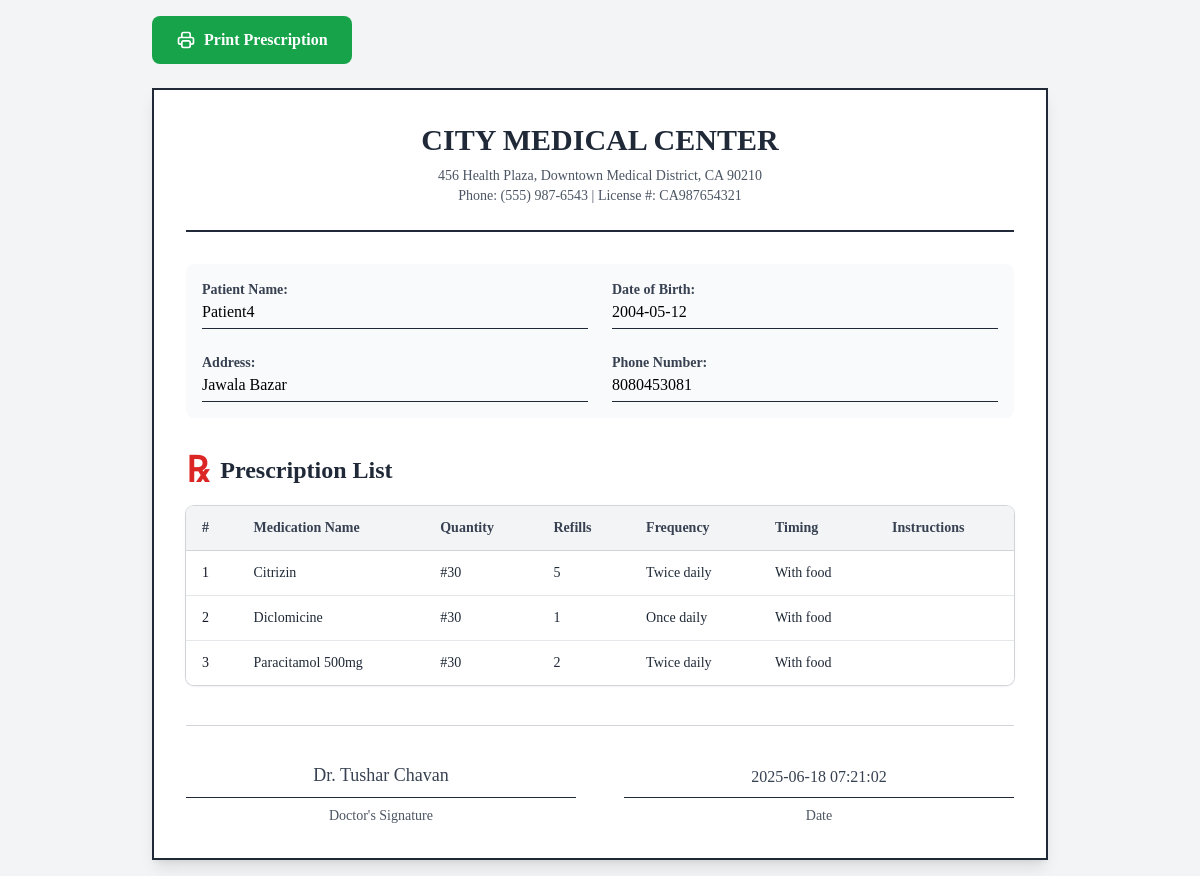
Screenshot of /prescription/6/3 (signed in) with the database file from the repository.
### tables this page shows
CREATE TABLE users (
            id INTEGER PRIMARY KEY AUTOINCREMENT,
            full_name TEXT NOT NULL,
            username TEXT NOT NULL,
            phone_number TEXT NOT NULL,
            address TEXT NOT NULL,
            dob TEXT NOT NULL,
            gender TEXT NOT NULL,
            bio TEXT,
            email TEXT UNIQUE NOT NULL,
            role TEXT NOT NULL,
            password TEXT NOT NULL
        );

### app.py (the view)
@app.route("/prescription/<int:patient_id>/<int:record_id>")
def view_prescription(patient_id, record_id):
    conn = sqlite3.connect("prescription.db")
    conn.row_factory = sqlite3.Row
    cursor = conn.cursor()
    table_name = f"prescription_patient_{patient_id}"
    try:
        cursor.execute(f"""
            SELECT medication_name, MAX(quantity) AS quantity, MAX(refills) AS refills,
                MAX(frequency) AS frequency, MAX(timing) AS timing, MAX(additional_instructions) AS additional_instructions,
                MAX(created_at) AS created_at,doctor_id
            FROM {table_name}
            WHERE record_id = ?
            GROUP BY medication_name
        """, (record_id,))
        prescriptions = cursor.fetchall()
        doctor_id = prescriptions[0]["doctor_id"] if prescriptions else None
        date = prescriptions[0]["created_at"] if prescriptions else None
    except sqlite3.OperationalError:
        return "Prescription table not found", 404
    finally:
        conn.close()
    patient_conn = sqlite3.connect("database.db")
    patient_conn.row_factory = sqlite3.Row
    patient_cursor = patient_conn.cursor()
    patient_cursor.execute("SELECT * FROM users WHERE id = ?", (patient_id,))
    patient_details = patient_cursor.fetchone()
    patient_cursor.execute("SELECT full_name FROM users WHERE id = ?",(doctor_id,))
    doctor_details = patient_cursor.fetchone()
    patient_conn.close()
    return render_template("Doctor/doctor_prescription.html",date = date, doctor=doctor_details, patient = patient_details, prescriptions=prescriptions)

### templates/Doctor/doctor_prescription.html (shortened to what this page needs)
<!DOCTYPE html>
<html lang="en">
<head>
  <script src="https://cdn.tailwindcss.com"></script>
</head>
<body class="bg-gray-100 p-4 font-serif">
  <div class="max-w-4xl mx-auto">
    <div class="no-print flex gap-4 mb-6">
      <button onclick="window.print()" class="bg-green-600 hover:bg-green-700 text-white font-bold py-3 px-6 rounded-lg flex items-center gap-2 transition-colors">
        Print Prescription
      </button>
    </div>
    <div class="bg-white border-2 border-gray-800 p-8 shadow-lg print:shadow-none print:border-black">
      <div class="text-center border-b-2 border-gray-800 pb-6 mb-8">
        <h1 class="text-3xl font-bold text-gray-800 mb-2">CITY MEDICAL CENTER</h1>
        <p class="text-sm text-gray-600">456 Health Plaza, Downtown Medical District, CA 90210</p>
        <p class="text-sm text-gray-600">Phone: (555) 987-6543 | License #: CA987654321</p>
      </div>
      <div class="grid grid-cols-1 md:grid-cols-2 gap-6 mb-8 bg-gray-50 p-4 rounded-lg">
        <div>
          <label class="block text-sm font-bold text-gray-700">Patient Name:</label>
          <div class="border-b border-gray-800 pb-1 text-base font-medium">{{patient.full_name}}</div>
        </div>
        <div>
          <label class="block text-sm font-bold text-gray-700">Date of Birth:</label>
          <div class="border-b border-gray-800 pb-1 text-base font-medium">{{patient.dob}}</div>
        </div>
        <div>
          <label class="block text-sm font-bold text-gray-700">Address:</label>
          <div class="border-b border-gray-800 pb-1 text-base font-medium">{{patient.address}}</div>
        </div>
        <div>
          <label class="block text-sm font-bold text-gray-700">Phone Number:</label>
          <div class="border-b border-gray-800 pb-1 text-base font-medium">{{patient.phone_number}}</div>
        </div>
      </div>
      <div class="mb-10">
        <div class="flex items-center mb-4">
          <div class="text-4xl text-red-600 font-bold mr-3 select-none">℞</div>
          <h2 class="text-2xl font-semibold text-gray-800">Prescription List</h2>
        </div>
        <div class="overflow-x-auto rounded-lg shadow ring-1 ring-gray-300">
          <table class="min-w-full divide-y divide-gray-300 bg-white">
            <thead class="bg-gray-100">
              <tr class="text-left text-sm font-semibold text-gray-700">
                <th class="px-4 py-3">#</th>
                <th class="px-4 py-3">Medication Name</th>
                <th class="px-4 py-3">Quantity</th>
                <th class="px-4 py-3">Refills</th>
                <th class="px-4 py-3">Frequency</th>
                <th class="px-4 py-3">Timing</th>
                <th class="px-4 py-3">Instructions</th>
              </tr>
            </thead>
            <tbody class="divide-y divide-gray-200 text-sm">
              {% for prescription in prescriptions %}
              <tr class="hover:bg-gray-50">
                <td class="px-4 py-3 font-medium text-gray-900">{{ loop.index }}</td>
                <td class="px-4 py-3 text-gray-800">{{ prescription.medication_name }}</td>
                <td class="px-4 py-3 text-gray-800">#{{ prescription.quantity }}</td>
                <td class="px-4 py-3 text-gray-800">{{ prescription.refills }}</td>
                <td class="px-4 py-3 text-gray-800">{{ prescription.frequency }}</td>
                <td class="px-4 py-3 text-gray-800">{{ prescription.timing }}</td>
                <td class="px-4 py-3 text-gray-800">{{ prescription.additional_instructions }}</td>
              </tr>
              {% endfor %}
            </tbody>
          </table>
        </div>
      </div>
      <div class="grid grid-cols-1 md:grid-cols-2 gap-12 pt-6 border-t border-gray-300">
        <div class="text-center">
          <div class="border-b border-gray-800 h-12 mb-2 flex items-end justify-center">
            <span class="text-lg text-gray-700 pb-2">Dr. {{doctor.full_name}}</span>
          </div>
          <p class="text-sm text-gray-600">Doctor's Signature</p>
        </div>
        <div class="text-center">
          <div class="border-b border-gray-800 h-12 mb-2 flex items-end justify-center">
            <span class="text-base text-gray-700 pb-2">{{ date}}</span>
          </div>
          <p class="text-sm text-gray-600">Date</p>
        </div>
      </div>
    </div>
  </div>
</body>
</html>

### rows the page displays
users: full_name "Patient4", dob "2004-05-12", address "Jawala Bazar", phone_number "8080453081"
users: full_name "Tushar Chavan"

### other values shown
{{ prescription.medication_name }} "Citrizin" "Diclomicine" "Paracitamol 500mg"
{{ prescription.quantity }} "30" "30" "30"
{{ prescription.refills }} "5" "1" "2"
{{ prescription.frequency }} "Twice daily" "Once daily" "Twice daily"
{{ prescription.timing }} "With food" "With food" "With food"
{{ date }} "2025-06-18 07:21:02"
